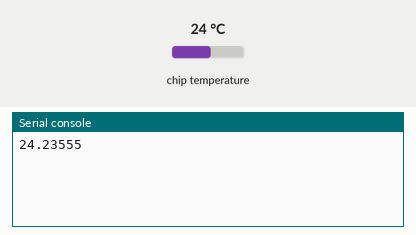
This program was run on a simulated Raspberry Pi Pico running MicroPython. Parts: the last lines printed to the serial console. The inputs (shaded band) are chosen by the test bench; at power-on: chip temperature 24 °C.

Above: at 1.2 s.
1.3 s: chip temperature set to 1 °C
At 2.4 s:
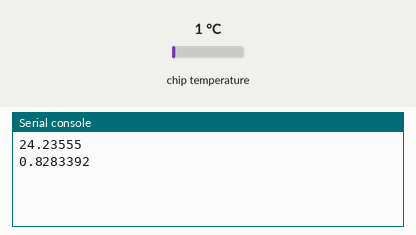
4.0 s: chip temperature set to 11 °C
At 5.1 s:
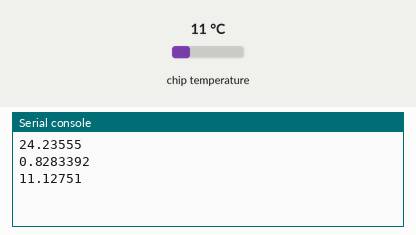
Timing chart, 0 to 7.0 s (numbered marks = the images above; inputs shaded):
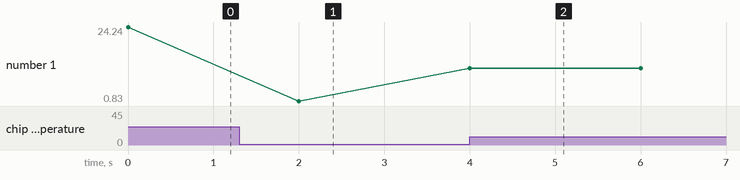

The program:

onboard_temperature.py
```python
import machine
from utime import sleep

def main():
    sensor_temp = machine.ADC(4)
    conversion_factor = 3.3 / (65535)

    for i in range(1000):
        reading = sensor_temp.read_u16() * conversion_factor
        temperature = 27 - (reading - 0.706)/0.001721
        print(temperature)
        sleep(2)


if __name__ == '__main__':
    main()
```

Measured:
- after the input at 1.3 s, the serial console: prints a new line after 0.70 s (image 1)
- after the input at 4.0 s, the serial console: prints a new line at once (image 2)
- plotted number 1: 24.24 → 0.83 after the input at 1.3 s, 0.83 → 11.13 after the input at 4.0 s
